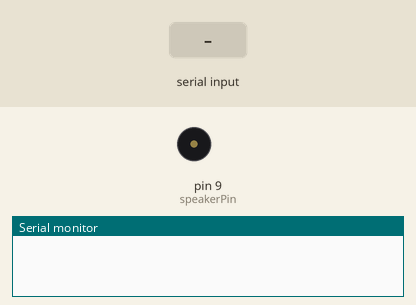
This sketch was run on a simulated Arduino Uno, built with avr-gcc and run on an emulated ATmega328P. Shown: buzzer (waves = sounding), the last lines printed to the serial monitor. The test bench sets the inputs (shaded band).

Above: at 1.2 s.
1.3 s: "A" received over the second serial link
At 1.4 s:
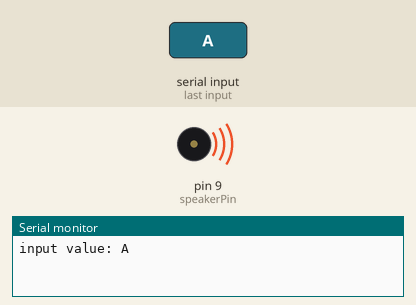
3.0 s: "B" received over the second serial link
At 5.4 s:
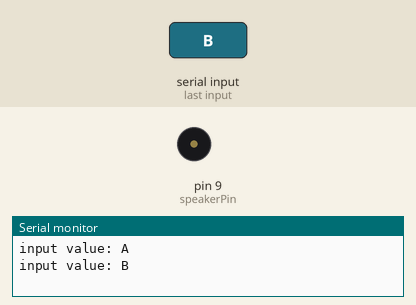
Timing chart, 0 to 6.9 s (numbered marks = the images above; inputs shaded):
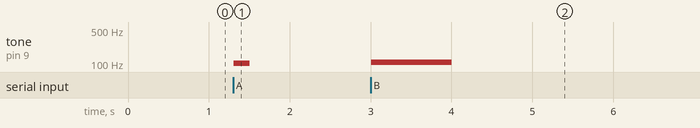

Measured:
- after the input at 1.3 s, tone on pin 9 (speakerPin): silent → 104 Hz at once, → silent 0.20 s later
- after the input at 3.0 s, tone on pin 9 (speakerPin): silent → 109 Hz at once, → silent 1.0 s later

The sketch:

bluetooth_buzzer.ino
```cpp
#include <SoftwareSerial.h>

const int speakerPin = 9;
int blueTx=2;
int blueRx=3;
SoftwareSerial mySerial(blueTx, blueRx);
String myString="";

void setup() {
  Serial.begin(9600);
  mySerial.begin(9600);
}

void loop() {
  while(mySerial.available())
  {
    char myChar = (char)mySerial.read();
    myString+=myChar;
    delay(5);
  }
    if (mySerial.available()) { //블루투스에서 넘어온 데이터가 있다면
    Serial.write(mySerial.read()); //시리얼모니터에 데이터를 출력
  }
  if (Serial.available()) {    //시리얼모니터에 입력된 데이터가 있다면
    mySerial.write(Serial.read());  //블루투스를 통해 입력된 데이터 전달
  }
    if(myString.equals("A")){
  int frequency = map(1, 0, 1023, 100, 5000);
  int duration = 200;
  tone(speakerPin, frequency, duration);
  }

  else if(myString.equals("B")){
  int frequency = map(2, 0, 1023, 100, 5000);
  int duration = 1000;
  tone(speakerPin, frequency, duration);
  }

  if(!myString.equals(""))
  {
    Serial.println("input value: "+myString);

    myString="";
  }

}
```
